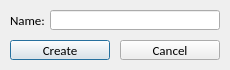
<?xml version="1.0" encoding="UTF-8"?>
<ui version="4.0">
 <class>NewEnum</class>
 <widget class="QDialog" name="NewEnum">
  <property name="geometry">
   <rect>
    <x>0</x>
    <y>0</y>
    <width>230</width>
    <height>70</height>
   </rect>
  </property>
  <property name="minimumSize">
   <size>
    <width>230</width>
    <height>70</height>
   </size>
  </property>
  <property name="maximumSize">
   <size>
    <width>230</width>
    <height>70</height>
   </size>
  </property>
  <property name="windowTitle">
   <string>New Enum</string>
  </property>
  <widget class="QLabel" name="NameLabel">
   <property name="geometry">
    <rect>
     <x>10</x>
     <y>10</y>
     <width>40</width>
     <height>20</height>
    </rect>
   </property>
   <property name="font">
    <font>
     <family>Calibri</family>
     <pointsize>10</pointsize>
    </font>
   </property>
   <property name="text">
    <string>Name:</string>
   </property>
  </widget>
  <widget class="QLineEdit" name="NameEdit">
   <property name="geometry">
    <rect>
     <x>50</x>
     <y>10</y>
     <width>170</width>
     <height>20</height>
    </rect>
   </property>
  </widget>
  <widget class="QPushButton" name="CreateButton">
   <property name="geometry">
    <rect>
     <x>10</x>
     <y>40</y>
     <width>100</width>
     <height>20</height>
    </rect>
   </property>
   <property name="font">
    <font>
     <family>Calibri</family>
     <pointsize>10</pointsize>
    </font>
   </property>
   <property name="text">
    <string>Create</string>
   </property>
  </widget>
  <widget class="QPushButton" name="CancelButton">
   <property name="geometry">
    <rect>
     <x>120</x>
     <y>40</y>
     <width>100</width>
     <height>20</height>
    </rect>
   </property>
   <property name="font">
    <font>
     <family>Calibri</family>
     <pointsize>10</pointsize>
    </font>
   </property>
   <property name="text">
    <string>Cancel</string>
   </property>
  </widget>
 </widget>
 <resources/>
 <connections>
  <connection>
   <sender>CreateButton</sender>
   <signal>clicked()</signal>
   <receiver>NewEnum</receiver>
   <slot>CreateNewEnum()</slot>
   <hints>
    <hint type="sourcelabel">
     <x>20</x>
     <y>45</y>
    </hint>
    <hint type="destinationlabel">
     <x>3</x>
     <y>42</y>
    </hint>
   </hints>
  </connection>
  <connection>
   <sender>CancelButton</sender>
   <signal>clicked()</signal>
   <receiver>NewEnum</receiver>
   <slot>reject()</slot>
   <hints>
    <hint type="sourcelabel">
     <x>130</x>
     <y>44</y>
    </hint>
    <hint type="destinationlabel">
     <x>116</x>
     <y>46</y>
    </hint>
   </hints>
  </connection>
 </connections>
 <slots>
  <slot>CreateNewEnum()</slot>
 </slots>
</ui>
